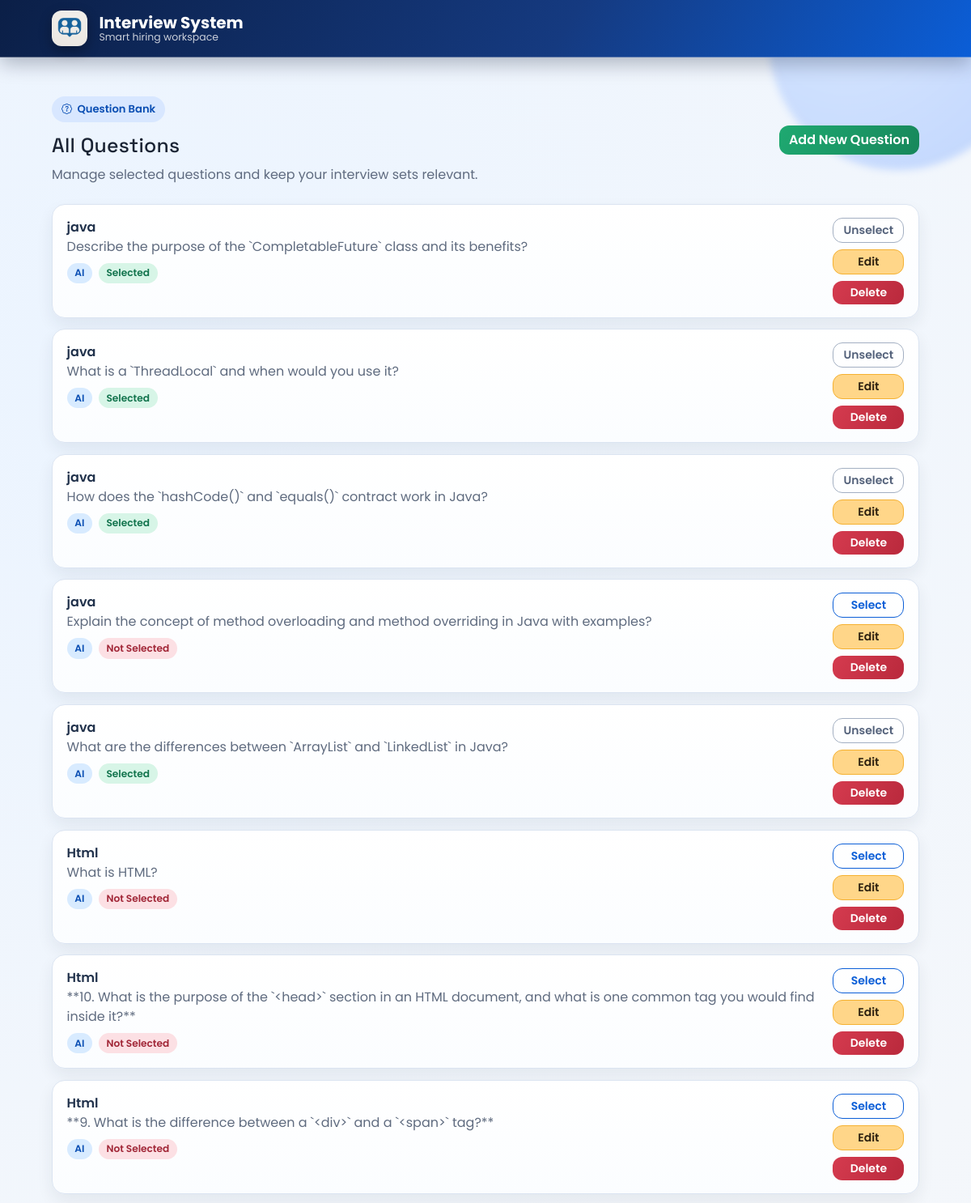
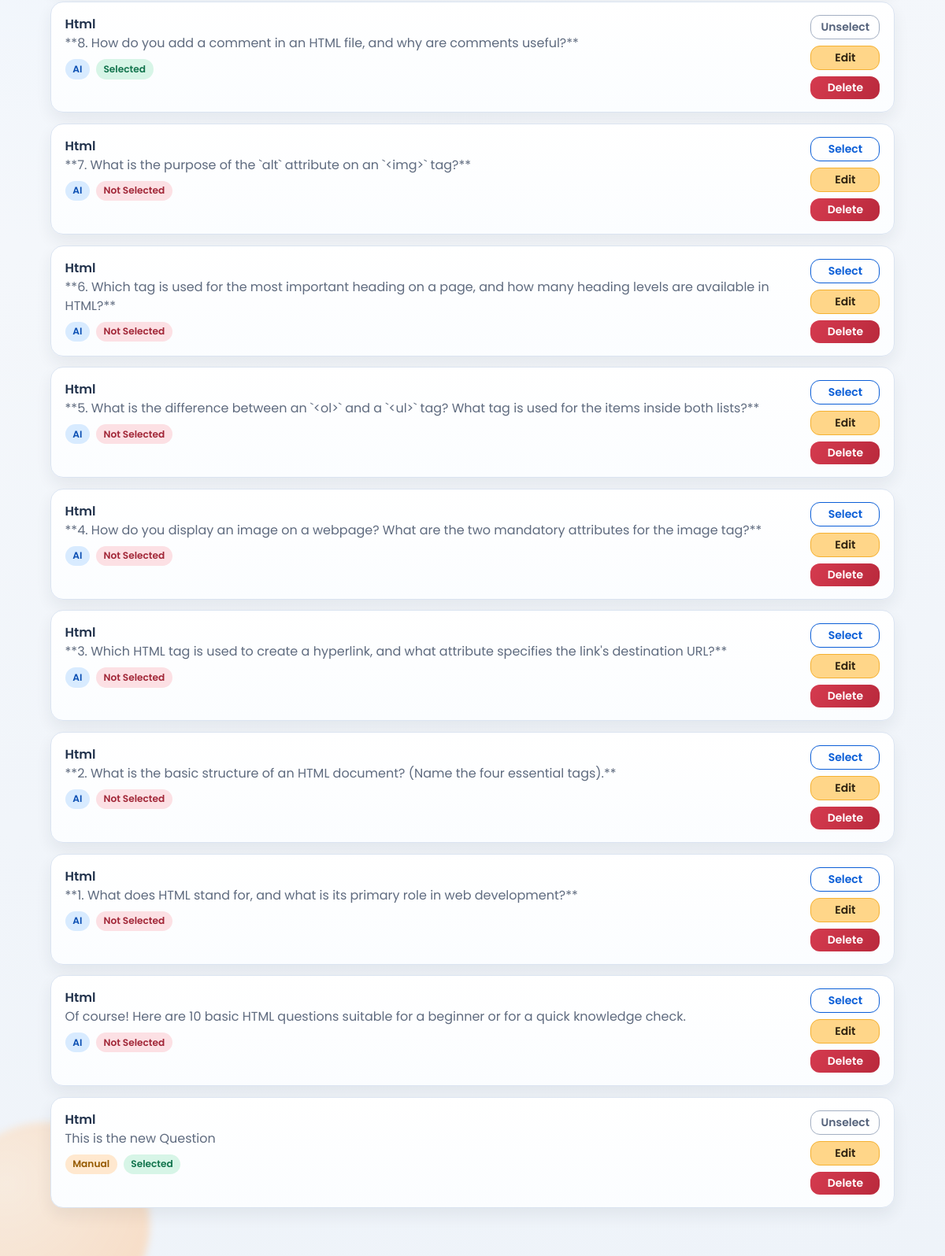
Screenshot of /questions/ with the database file from the repository (2 pictures, top to bottom).
### accounts/models.py (models this page shows)
class Question(models.Model):
    text = models.TextField()
    subject = models.CharField(max_length=255)
    source_type = models.CharField(max_length=10, choices=[('Manual', 'Manual'), ('AI', 'AI')] ,default='Manual')
    created_at = models.DateTimeField(auto_now_add=True)
    selected = models.BooleanField(default=False)

### accounts/views.py (the view)
# urls.py: path('questions/', views.question_list, name='question_list'),
async def question_list(request):
    questions = await sync_to_async(list)(Question.objects.all().order_by('-created_at'))
    return render(request, 'accounts/questions/list.html', {'questions': questions})

### accounts/templates/accounts/questions/list.html (shortened to what this page needs)
{% extends "accounts/base.html" %}
{% block content %}
<div class="page-header d-flex flex-wrap justify-content-between align-items-center gap-3">
  <div>
    <span class="page-kicker"><i class="bi bi-patch-question"></i> Question Bank</span>
    <h2 class="page-title">All Questions</h2>
    <p class="page-subtitle mb-0">Manage selected questions and keep your interview sets relevant.</p>
  </div>
  <a href="{% url 'question_create' %}" class="btn btn-success">Add New Question</a>
</div>
{% if questions %}
  {% for question in questions %}
  <article class="question-item d-flex justify-content-between align-items-start gap-3">
    <div>
      <div class="question-title">{{ question.subject }}</div>
      <div class="question-text">{{ question.text }}</div>
      <div class="mt-2 d-flex flex-wrap gap-2">
        <span class="soft-badge {% if question.source_type == 'AI' %}ai{% else %}manual{% endif %}">
          {{ question.source_type }}
        </span>
        {% if question.selected %}
        <span class="soft-badge selected">Selected</span>
        {% else %}
        <span class="soft-badge not-selected">Not Selected</span>
        {% endif %}
      </div>
    </div>
    <div class="d-flex flex-column gap-2">
      {% if question.selected %}
      <a href="{% url 'toggle_selected' question.pk %}" class="btn btn-outline-secondary btn-sm action-btn">Unselect</a>
      {% else %}
      <a href="{% url 'toggle_selected' question.pk %}" class="btn btn-outline-primary btn-sm action-btn">Select</a>
      {% endif %}
      <a href="{% url 'question_edit' question.pk %}" class="btn btn-warning btn-sm action-btn">Edit</a>
      <a href="{% url 'question_delete' question.pk %}" class="btn btn-danger btn-sm action-btn">Delete</a>
    </div>
  </article>
  {% endfor %}
{% else %}
  <div class="empty-state">No questions available.</div>
{% endif %}
{% endblock %}

### accounts/static/accounts/css/style_v2.css (style rules this page uses)
:root { --bg-base: #f4f7fb; --bg-panel: #ffffff; --ink-strong: #1b2434; --ink-soft: #5f6b7f; --ink-muted: #8994a8; --brand-500: #0b5ed7; --brand-600: #0a4eb3; --brand-100: #d8e7ff; --accent-500: #ff8c42; --accent-100: #ffe7d6; --success-500: #1fa971; --danger-500: #d53b4f; --warning-500: #c98900; --border-soft: #d9e1ee; --shadow-soft: 0 12px 30px rgba(16, 24, 40, 0.08); --shadow-card: 0 20px 45px rgba(21, 35, 58, 0.1); --radius-lg: 22px; --radius-md: 16px; --radius-sm: 12px; --font-body: "Poppins", sans-serif; --font-title: "Space Grotesk", sans-serif; }
* { box-sizing: border-box; }
body.app-body { margin: 0; min-height: 100vh; background: radial-gradient(circle at 15% 15%, #ebf4ff 0%, var(--bg-base) 48%, #eef3f9 100%); color: var(--ink-strong); font-family: var(--font-body); }
h1, h2, h3, h4, h5, h6 { font-family: var(--font-title); letter-spacing: 0.01em; }
.page-header { margin-bottom: 1.5rem; }
.page-kicker { display: inline-flex; align-items: center; gap: 0.4rem; padding: 0.4rem 0.75rem; border-radius: 999px; background: var(--brand-100); color: var(--brand-600); font-size: 0.82rem; font-weight: 600; margin-bottom: 0.85rem; }
.page-title { margin: 0; font-size: clamp(1.55rem, 1.8vw, 2.1rem); }
.page-subtitle { margin-top: 0.55rem; color: var(--ink-soft); max-width: 760px; }
.btn { border-radius: 12px; font-weight: 600; transition: transform 0.18s ease, box-shadow 0.2s ease, background-color 0.2s ease; }
.btn-success { background: linear-gradient(120deg, var(--success-500), #17875b); border: none; }
.btn-warning { color: #2d2110; border-color: #f5b131; background: #ffd689; }
.btn-danger { background: linear-gradient(120deg, var(--danger-500), #b9293c); border: none; }
.btn-outline-primary { border-color: var(--brand-500); color: var(--brand-500); }
.btn-outline-secondary { border-color: #a3afc2; color: #54627b; }
.question-item { background: linear-gradient(180deg, #ffffff 0%, #fbfdff 100%); border: 1px solid #dbe4f1; border-radius: 16px; padding: 1rem 1.1rem; margin-bottom: 0.85rem; box-shadow: 0 9px 20px rgba(26, 39, 62, 0.07); }
.question-title { font-weight: 600; color: #20314b; }
.question-text { color: var(--ink-soft); }
.soft-badge { display: inline-flex; align-items: center; padding: 0.22rem 0.6rem; border-radius: 999px; font-size: 0.76rem; font-weight: 600; }
.soft-badge.ai { background-color: #d8ebff; color: #0a4eb3; }
.soft-badge.manual { background-color: #ffe8cf; color: #955a00; }
.soft-badge.selected { background-color: #d7f5e7; color: #12744d; }
.soft-badge.not-selected { background-color: #fce0e4; color: #a12637; }
.action-btn { min-width: 88px; }

### rows the page displays
Question: subject "java", text "Describe the purpose of the `CompletableFuture` class and its benefits?", source_type "AI", selected "Selected"
Question: subject "java", text "What is a `ThreadLocal` and when would you use it?", source_type "AI", selected "Selected"
Question: subject "java", text "How does the `hashCode()` and `equals()` contract work in Java?", source_type "AI", selected "Selected"
Question: subject "java", text "Explain the concept of method overloading and method overriding in Java with examples?", source_type "AI", selected "Not Selected"
Question: subject "java", text "What are the differences between `ArrayList` and `LinkedList` in Java?", source_type "AI", selected "Selected"
Question: subject "Html", text "What is HTML?", source_type "AI", selected "Not Selected"
Question: subject "Html", text "**10. What is the purpose of the `<head>` section in an HTML document, and what is one common tag you would find inside it?**", source_type "AI", selected "Not Selected"
Question: subject "Html", text "**9. What is the difference between a `<div>` and a `<span>` tag?**", source_type "AI", selected "Not Selected"
Question: subject "Html", text "**8. How do you add a comment in an HTML file, and why are comments useful?**", source_type "AI", selected "Selected"
Question: subject "Html", text "**7. What is the purpose of the `alt` attribute on an `<img>` tag?**", source_type "AI", selected "Not Selected"
Question: subject "Html", text "**6. Which tag is used for the most important heading on a page, and how many heading levels are available in HTML?**", source_type "AI", selected "Not Selected"
Question: subject "Html", text "**5. What is the difference between an `<ol>` and a `<ul>` tag? What tag is used for the items inside both lists?**", source_type "AI", selected "Not Selected"
Question: subject "Html", text "**4. How do you display an image on a webpage? What are the two mandatory attributes for the image tag?**", source_type "AI", selected "Not Selected"
Question: subject "Html", text "**3. Which HTML tag is used to create a hyperlink, and what attribute specifies the link's destination URL?**", source_type "AI", selected "Not Selected"
Question: subject "Html", text "**2. What is the basic structure of an HTML document? (Name the four essential tags).**", source_type "AI", selected "Not Selected"
Question: subject "Html", text "**1. What does HTML stand for, and what is its primary role in web development?**", source_type "AI", selected "Not Selected"
Question: subject "Html", text "Of course! Here are 10 basic HTML questions suitable for a beginner or for a quick knowledge check.", source_type "AI", selected "Not Selected"
Question: subject "Html", text "This is the new Question", source_type "Manual", selected "Selected"
